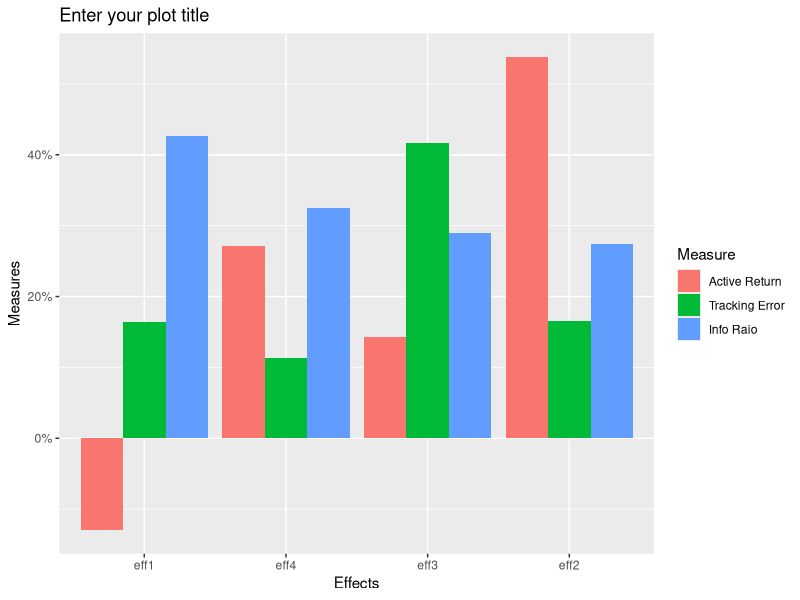

Write R code to recreate this figure.

library(reshape2); library(ggplot2); library(scales)

df_plot = data.frame(start.date="2017-12-31", end.date="2018-06-30",
                     eff1=c(-0.2,0.3,.4),
                     eff2=runif(3),
                     eff3=runif(3),
                     eff4=runif(3),
                     Measure=c("Active Return","Tracking Error","Info Raio"))
df_plot[,3:6] = apply(df_plot[,3:6], 1, function(x) x/sum(x))

df_plot = reshape2::melt(df_plot, id.vars=c("start.date","end.date","Measure"))

# levels determine the displaying order in ggplot
df_plot$variable = factor(df_plot$variable, levels=c("eff1","eff4","eff3","eff2"))
df_plot$Measure = factor(df_plot$Measure, levels=c("Active Return","Tracking Error","Info Raio"))

p = ggplot(data=df_plot, aes(x=variable, y=value)) +
  geom_bar(stat="identity") +
	# "free_y" scales of y-axis in each panel are different
        # ncol = 1: three panels in one column
        # ncol = 3: three panels in one row
  facet_wrap(~Measure, scales="free_y", ncol=1) +
  xlab("Effects") +
  ylab("Measures") +
  scale_y_continuous(labels=scales::percent) +
  ggtitle("Enter your plot title")

p = ggplot(data=df_plot, aes(x=variable, y=value, fill=Measure)) +
  geom_bar(stat="identity", position=position_dodge()) +
  xlab("Effects") +
  ylab("Measures") +
  scale_y_continuous(labels=scales::percent) +
  ggtitle("Enter your plot title")

fileName = "xxx.png"
# may need to modify height
ggsave(plot=p, file=paste0(getwd(),"/",fileName), width=10, height=6)